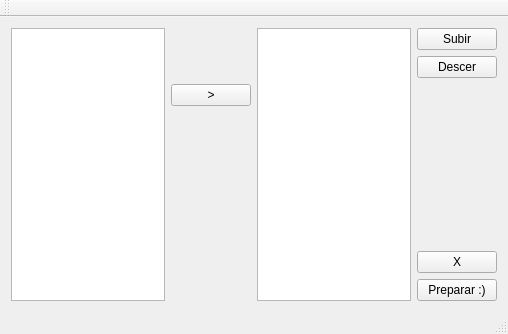
<?xml version="1.0" encoding="UTF-8"?>
<ui version="4.0">
 <class>MainWindow</class>
 <widget class="QMainWindow" name="MainWindow">
  <property name="geometry">
   <rect>
    <x>0</x>
    <y>0</y>
    <width>508</width>
    <height>334</height>
   </rect>
  </property>
  <property name="windowTitle">
   <string>MainWindow</string>
  </property>
  <widget class="QWidget" name="centralWidget">
   <layout class="QGridLayout" name="gridLayout">
    <item row="1" column="3">
     <widget class="QPushButton" name="m_btDescer">
      <property name="text">
       <string>Descer</string>
      </property>
     </widget>
    </item>
    <item row="2" column="3" rowspan="2">
     <spacer name="verticalSpacer">
      <property name="orientation">
       <enum>Qt::Vertical</enum>
      </property>
      <property name="sizeHint" stdset="0">
       <size>
        <width>20</width>
        <height>40</height>
       </size>
      </property>
     </spacer>
    </item>
    <item row="0" column="3">
     <widget class="QPushButton" name="m_btSubir">
      <property name="text">
       <string>Subir</string>
      </property>
     </widget>
    </item>
    <item row="0" column="2" rowspan="6">
     <widget class="QListWidget" name="listWidget_2"/>
    </item>
    <item row="2" column="1">
     <widget class="QPushButton" name="m_btInserir">
      <property name="text">
       <string>&gt;</string>
      </property>
     </widget>
    </item>
    <item row="0" column="0" rowspan="6">
     <widget class="QListWidget" name="listWidget"/>
    </item>
    <item row="4" column="3">
     <widget class="QPushButton" name="m_btRemover">
      <property name="text">
       <string>X</string>
      </property>
     </widget>
    </item>
    <item row="5" column="3">
     <widget class="QPushButton" name="m_brPreparar">
      <property name="text">
       <string>Preparar :)</string>
      </property>
     </widget>
    </item>
   </layout>
  </widget>
  <widget class="QMenuBar" name="menuBar">
   <property name="geometry">
    <rect>
     <x>0</x>
     <y>0</y>
     <width>508</width>
     <height>30</height>
    </rect>
   </property>
  </widget>
  <widget class="QToolBar" name="mainToolBar">
   <attribute name="toolBarArea">
    <enum>TopToolBarArea</enum>
   </attribute>
   <attribute name="toolBarBreak">
    <bool>false</bool>
   </attribute>
  </widget>
  <widget class="QStatusBar" name="statusBar"/>
 </widget>
 <layoutdefault spacing="6" margin="11"/>
 <resources/>
 <connections/>
</ui>
